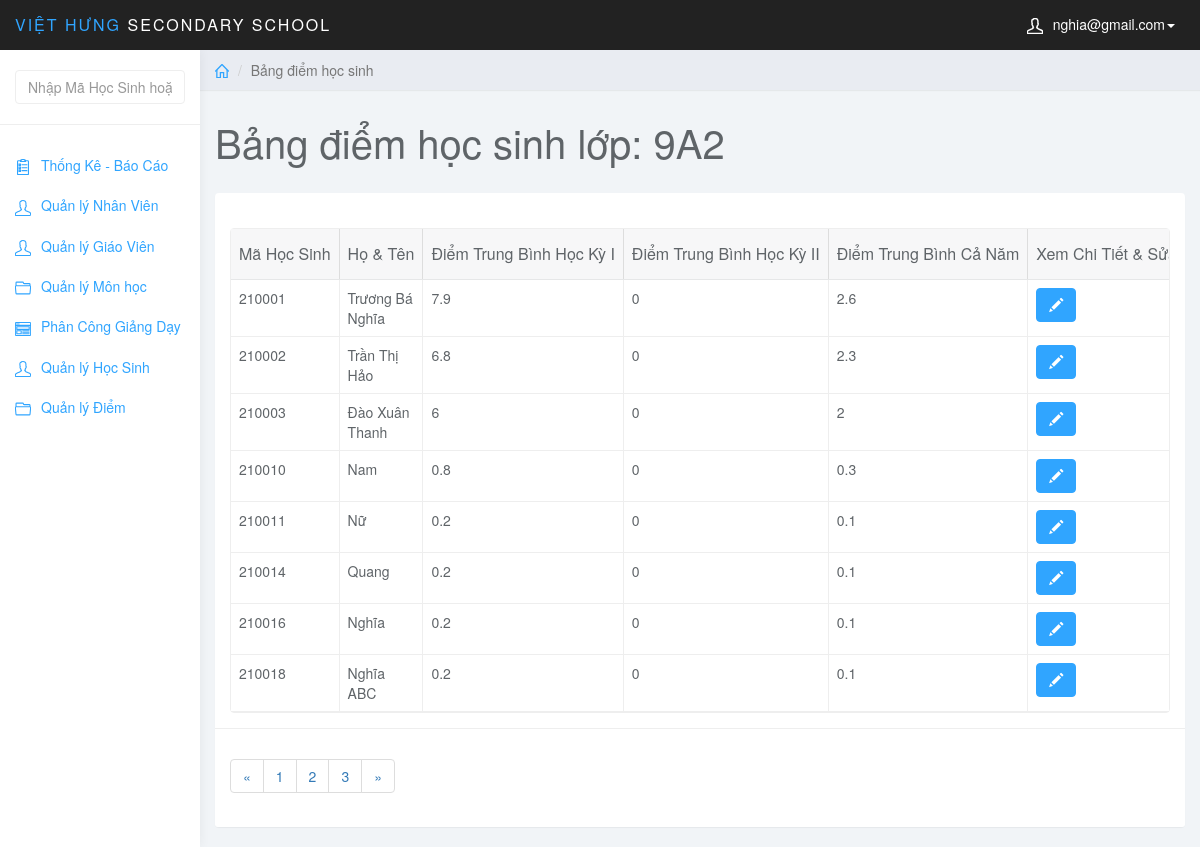
The page /admin/index.php?page=list_diem&id_class=1 (signed in) on the database its author committed.
### tables this page shows
CREATE TABLE `lophoc` (
  `MaLopHoc` varchar(10) NOT NULL,
  `Tenlophoc` varchar(20) NOT NULL,
  `KhoiHoc` varchar(10) NOT NULL,
  PRIMARY KEY (`MaLopHoc`)
);

CREATE TABLE `hocsinh` (
  `MaHS` int(6) NOT NULL,
  `MaLopHoc` varchar(10) NOT NULL,
  `TenHS` varchar(50) NOT NULL,
  `GioiTinh` varchar(5) NOT NULL,
  `NgaySinh` date NOT NULL,
  `NoiSinh` varchar(50) NOT NULL,
  `DanToc` varchar(10) NOT NULL,
  `HoTenCha` varchar(50) NOT NULL,
  `HoTenMe` varchar(50) NOT NULL,
  PRIMARY KEY (`MaHS`),
  KEY `fk_hs_lh` (`MaLopHoc`),
  CONSTRAINT `fk_hs_lh` FOREIGN KEY (`MaLopHoc`) REFERENCES `lophoc` (`MaLopHoc`)
);

### admin/list_diem.php (the view, shortened to what this page needs)
<?php
    $class_id = $_GET['id_class'];
    $sql_view = "SELECT * FROM lophoc WHERE MaLopHoc = '$class_id'";
    $query_view = mysqli_query($conn,$sql_view);
    $row_view = mysqli_fetch_assoc($query_view);
?>
<div class="col-sm-9 col-sm-offset-3 col-lg-10 col-lg-offset-2 main">
		<div class="row">
			<ol class="breadcrumb">
				<li><a href="index.php"><svg class="glyph stroked home"><use xlink:href="#stroked-home"></use></svg></a></li>
				<li class="active">Bảng điểm học sinh</li>
			</ol>
		</div>
		<div class="row">
			<div class="col-lg-12">
				<h1 class="page-header">Bảng điểm học sinh lớp: <?php echo $row_view['Tenlophoc']; ?></h1>
			</div>
		</div>
		<div class="row">
			<div class="col-lg-12">
				<div class="panel panel-default">
					<div class="panel-body">
                        <table
                            data-toolbar="#toolbar"
                            data-toggle="table">
						    <thead>
						    <tr>
						        <th data-field="id" data-sortable="true">Mã Học Sinh</th>
                                <th data-field="name"  data-sortable="true">Họ & Tên</th>
                                <th data-sortable="true">Điểm Trung Bình Học Kỳ I</th>
                                <th data-sortable="true">Điểm Trung Bình Học Kỳ II</th>
                                <th data-sortable="true">Điểm Trung Bình Cả Năm</th>
                                <th>Xem Chi Tiết & Sửa</th>
						    </tr>
                            </thead>
                            <tbody>
                                <?php
                                    $sql = "SELECT * FROM hocsinh WHERE MaLopHoc = '$class_id'";
                                    $query = mysqli_query($conn,$sql);
                                    while ($row = mysqli_fetch_assoc($query)) {
                                        $sql_diem = "SELECT * FROM hocsinh JOIN diem ON hocsinh.MaHS = diem.MaHS JOIN monhoc ON diem.MaMonHoc = monhoc.MaMonHoc JOIN lophoc ON hocsinh.MaLopHoc = lophoc.MaLopHoc JOIN hocky ON diem.MaHocKy = hocky.MaHocKy WHERE hocsinh.MaHS = '{$row['MaHS']}'";
                                        $query_diem = mysqli_query($conn,$sql_diem);
                                        $tb_hk = 0;
                                        $tb_hk2 = 0;
                                        $i=0;
                                        $j=0;
                                        while($row_diem = mysqli_fetch_assoc($query_diem)){
                                            if ($row_diem['MaHocKy']=='20191') {
                                                $tb_hk += $row_diem['DiemTB'];
                                                $i++;
                                            }elseif($row_diem['MaHocKy']=='20192') {
                                                $tb_hk2 += $row_diem['DiemTB'];
                                                $j++;
                                            }
                                        }
                                ?>
                                <tr>
                                    <td><?php echo $row['MaHS'];?></td>
                                    <td><?php echo $row['TenHS']; ?></td>
                                    <td><?php if(isset($tb_hk)){echo $a = round($tb_hk/$i,1);}else{echo '---';}?></td>
                                    <td><?php if(isset($tb_hk2)){echo $b = round($tb_hk2/$j,1);}else{echo '---';} ?></td>
                                    <td><?php echo $tb_nam = round($dtb_nam = ($a+$b*2)/3,1) ?></td>
                                    <td class="form-group">
                                        <a href="index.php?page=edit_diem&id_hs=<?php echo $row['MaHS']; ?>" class="btn btn-primary"><i class="glyphicon glyphicon-pencil"></i></a>
                                    </td>
                                </tr>
                                    <?php } ?>
                            </tbody>
						</table>
                    </div>
                    <div class="panel-footer">
                        <nav aria-label="Page navigation example">
                            <ul class="pagination">
                                <li class="page-item"><a class="page-link" href="#">&laquo;</a></li>
                                <li class="page-item"><a class="page-link" href="#">1</a></li>
                                <li class="page-item"><a class="page-link" href="#">2</a></li>
                                <li class="page-item"><a class="page-link" href="#">3</a></li>
                                <li class="page-item"><a class="page-link" href="#">&raquo;</a></li>
                            </ul>
                        </nav>
                    </div>
				</div>
			</div>
		</div>
	</div>

### admin/css/styles.css (style rules this page uses)
body { background: #f1f4f7; padding-top: 50px; color: #5f6468; }
a, a:hover, a:focus { color: #30a5ff; }
h1, h2, h3, h4, h5, h6 { color: #5f6468; }
h1 { font-weight: 300; font-size: 40px; }
.btn-primary, .btn-primary:hover, .btn-primary:focus, .btn-primary:active, .btn-primary.active, .open > .dropdown-toggle.btn-primary, .btn-primary.disabled, .btn-primary[disabled], fieldset[disabled] .btn-primary, .btn-primary.disabled:hover, .btn-primary[disabled]:hover, fieldset[disabled] .btn-primary:hover, .btn-primary.disabled:focus, .btn-primary[disabled]:focus, fieldset[disabled] .btn-primary:focus, .btn-primary.disabled:active, .btn-primary[disabled]:active, fieldset[disabled] .btn-primary:active, .btn-primary.disabled.active, .btn-primary[disabled].active, fieldset[disabled] .btn-primary.active { background-color: #30a5ff; border-color: #30a5ff; }
.panel { border: 0; }
.panel-footer { background: #fff; border-top: 1px solid #eee; }
.breadcrumb { border-radius: 0; padding: 10px 15px; background: #e9ecf2; box-shadow: 0 1px 1px rgba(0, 0, 0, .05); margin: 0 ; }
h1.page-header { margin-top: 30px; border-bottom: 0; }
.table { background: #fff; }
.breadcrumb .glyph { height: 14px; width: 14px; margin: -2px 0 0 0; stroke-width: 4px; }

### rows shown on the page
lophoc: Tenlophoc "9A2"
hocsinh: MaHS "210001", TenHS "Trương Bá Nghĩa", i "7.9", j "0", b "2.6"
hocsinh: MaHS "210002", TenHS "Trần Thị Hảo", i "6.8", j "0", b "2.3"
hocsinh: MaHS "210003", TenHS "Đào Xuân Thanh", i "6", j "0", b "2"
hocsinh: MaHS "210010", TenHS "Nam", i "0.8", j "0", b "0.3"
hocsinh: MaHS "210011", TenHS "Nữ", i "0.2", j "0", b "0.1"
hocsinh: MaHS "210014", TenHS "Quang", i "0.2", j "0", b "0.1"
hocsinh: MaHS "210016", TenHS "Nghĩa", i "0.2", j "0", b "0.1"
hocsinh: MaHS "210018", TenHS "Nghĩa ABC", i "0.2", j "0", b "0.1"

### other values the page prints
$_SESSION['mail_user'] "nghia@gmail.com"
